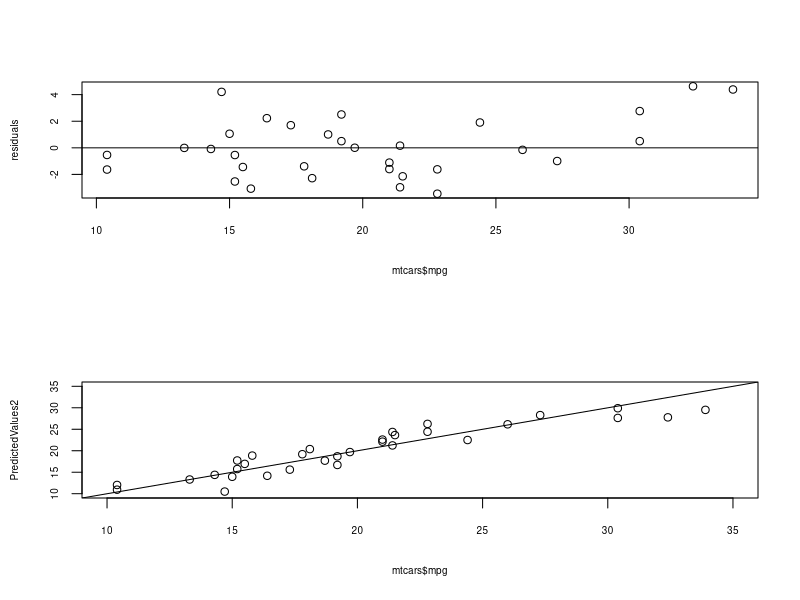
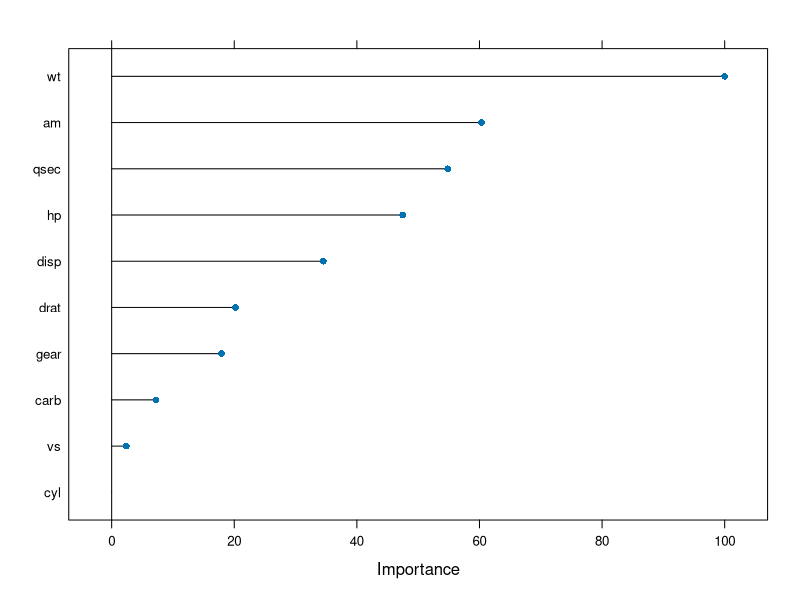

These figures' R source, in order:
library(caret)
data(mtcars)
str(mtcars)
summary(mtcars)
R<-cor(mtcars)


DataSplit<-createDataPartition(y = mtcars$mpg, p = 0.7, list = FALSE)
TrainData<-mtcars[DataSplit,]
TestData<-mtcars[-DataSplit,]
LmFit1<-train(mpg~., data = TrainData, method = "lm")
summary(LmFit1)

PredictedTest<-predict(LmFit1,TestData)
ModelTest1<-data.frame(obs = TestData$mpg, pred=PredictedTest)
defaultSummary(ModelTest1)

Control1<-trainControl(method = "cv",number = 10)
LmFit2<-train(mpg ~ ., data = mtcars, method = "lm", trControl = Control1, metric="Rsquared")
summary(LmFit2)

PredictedTest2<-predict(LmFit2,mtcars)
ModelTest2<-data.frame(obs = mtcars$mpg, pred=PredictedTest2)
defaultSummary(ModelTest2)

residuals<-residuals(LmFit2)
PredictedValues2<-predict(LmFit2)

par(mfrow=c(2,1))
plot(mtcars$mpg,residuals,cex.axis=0.6,cex.lab=0.6)
abline(0,0)
plot(mtcars$mpg,PredictedValues2,xlim=c(10,35),ylim=c(10,35),cex.axis=0.6,cex.lab=0.6)
abline(0,1)


Control2<-trainControl(method="LOOCV")
LmFit3<-train(mpg ~ ., data = mtcars, method = "lm", trControl = Control2)
summary(LmFit3)

varImp(LmFit3)


plot(varImp(LmFit3),cex.axis=0.2,cex.lab=0.1)


Control3<-trainControl(method="boot", number=100)
LmFit4<-train(mpg ~ ., data = mtcars, method = "lm", trControl = Control3)
summary(LmFit4)

PredictedTest4<-predict(LmFit4,mtcars)
ModelTest4<-data.frame(obs = mtcars$mpg, pred=PredictedTest4)
defaultSummary(ModelTest4)
